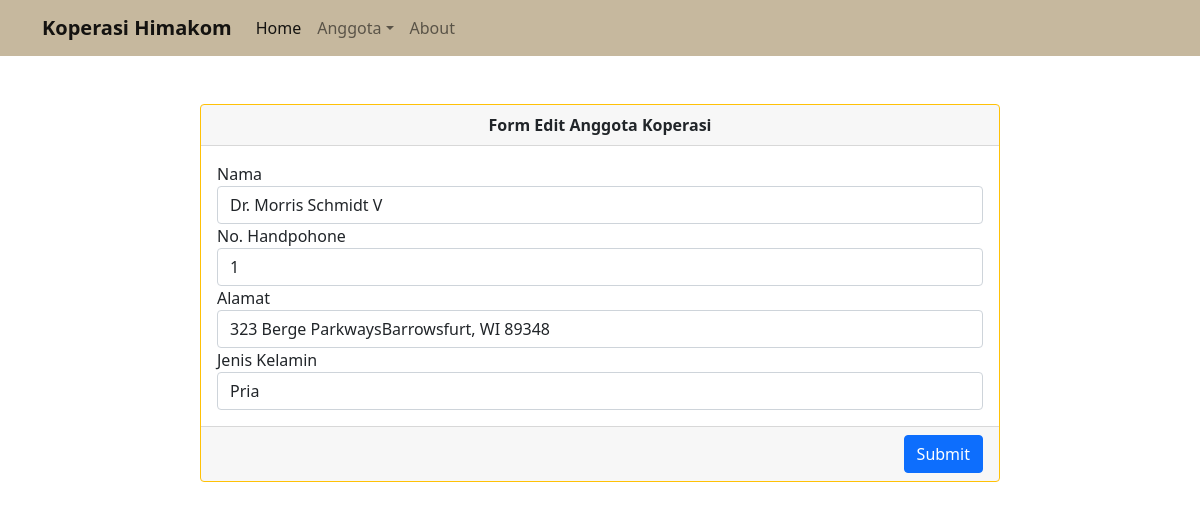
Screenshot of /anggota/edit/4 with the database file from the repository.
### tables this page shows
CREATE TABLE `anggota` (
  `id` int(9) UNSIGNED NOT NULL,
  `nama` varchar(255) NOT NULL,
  `no_hp` varchar(13) NOT NULL,
  `alamat` text NOT NULL,
  `gender` varchar(24) NOT NULL
);

### application/controllers/Anggota.php (called while the page is built, shortened)
<?php
class Anggota extends CI_Controller{
    public function __construct(){
        $this->load->model('Anggota_model');
        $this->load->library('form_validation');
    }
    public function edit($id){
        $data['judul'] = "Edit Anggota | Koperasi Himakom";
        $data['anggota'] = $this->Anggota_model->getAnggotaById($id);
        $this->form_validation->set_rules('nama', 'Nama', 'required');
        $this->form_validation->set_rules('no_hp', 'No. HP', 'required|min_length[12]|numeric');
        $this->form_validation->set_rules('alamat', 'Alamat', 'required');
        $this->form_validation->set_rules('gender', 'Jenis Kelamin', 'required');
        if($this->form_validation->run() == FALSE){
        $this->load->view('template/header', $data);
        $this->load->view('anggota/edit', $data);
        $this->load->view('template/footer');
        }else{
            $this->Anggota_model->editDataAnggota();
            $this->session->set_flashdata('flash', 'Di-Edit');
            redirect('anggota');
        }
    }
}

### index.php (called while the page is built, shortened)
<?php
require_once BASEPATH.'core/CodeIgniter.php';

### application/models/Anggota_model.php (called while the page is built, shortened)
<?php
class Anggota_model extends CI_model{
    public function getAnggotaById($id){
        return $this->db->get_where('anggota', ['id'=> $id])->row_array();
    }
}

### application/views/anggota/edit.php (the view, shortened to what this page needs)
<div class="row mt-5">
    <div class="col-md">
    <div class="d-flex justify-content-center">
        <div class="card border-warning mb-3" style="width: 50rem;">
            <div class="card-header text-center"><strong>Form Edit Anggota Koperasi</strong></div>
            <div class="card-body">
                <form action="" method="post">
                <label for="nama">Nama</label>
                <input type="text" class="form-control" id="nama" name="nama" placeholder="Nama Lengkap" autocomplete="off" value="<?=$anggota['nama'];?>">
                <label for="no_hp">No. Handpohone</label>
                <input type="text" class="form-control" id="no_hp" name="no_hp" placeholder="No. HP" autocomplete="off" value="<?=$anggota['no_hp'];?>">
                <label for="alamat">Alamat</label>
                <input type="text" class="form-control" id="alamat" name="alamat" placeholder="Alamat Lengkap" autocomplete="off" value="<?=$anggota['alamat'];?>">
                <label for="gender">Jenis Kelamin</label>
                <select name="gender" id="gender" name="gender" class="form-control" value="<?=$anggota['gender'];?>">
                    <option value="Pria">Pria</option>
                </select>
            </div>
            <div class="card-footer">
                <div class="d-flex justify-content-end">
                    <input type="submit" class="btn btn-primary">
                </div>
            </div>
        </div>
    </div>
    </div>
</div>

### rows the page displays
anggota: nama "Dr. Morris Schmidt V", no_hp "1", alamat "323 Berge ParkwaysBarrowsfurt, WI 89348", gender "Pria"
